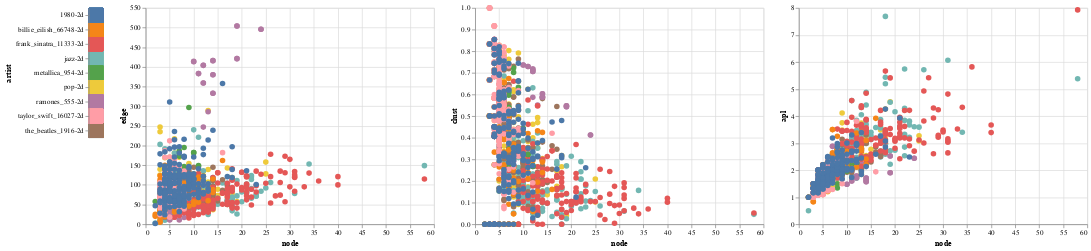

The cell this chart's notebook holds for it:
### Code cell
# input_dropdown = alt.binding_select(options=[n+'-2d' for n in names])
# selection = alt.selection_single(fields=['artist'], bind=input_dropdown, name='Artist')
brush = alt.selection_interval()  # selection of type "interval"
color = alt.condition(brush, 'artist:N', alt.value('lightgray'))
opacity = alt.condition(brush, alt.value(1.0), alt.value(0.1))
chart = alt.Chart(df).mark_circle(size=60).encode(x=features[0],color=color, opacity = opacity,tooltip=['name', 'artist']+features,
).add_selection(selection).add_selection(brush).transform_filter(selection)
make_selector |chart.encode(y=features[1]) | chart.encode(y=features[2])| chart.encode(y=features[3])#| chart.encode(y=features[4])

### Figure 1 — Vega-Lite specification as saved in the notebook (floating-point values rounded to 4 significant figures; data arrays with more than 128 entries replaced by an {"elided": "..."} marker saying what was removed)
{"config": {"view": {"continuousWidth": 400, "continuousHeight": 300}}, "hconcat": [{"data": {"name": "data-b3f2056670f9865336f24c3fc976692c"}, "mark": "rect", "encoding": {"color": {"condition": {"type": "nominal", "field": "artist", "legend": null, "selection": "selector057"}, "value": "lightgray"}, "y": {"type": "nominal", "field": "artist"}}, "selection": {"selector057": {"type": "multi", "fields": ["artist"]}}}, {"data": {"name": "data-b3f2056670f9865336f24c3fc976692c"}, "mark": {"type": "circle", "size": 60}, "encoding": {"color": {"condition": {"type": "nominal", "field": "artist", "selection": "selector089"}, "value": "lightgray"}, "opacity": {"condition": {"value": 1.0, "selection": "selector089"}, "value": 0.1}, "tooltip": [{"type": "nominal", "field": "name"}, {"type": "nominal", "field": "artist"}, {"type": "quantitative", "field": "node"}, {"type": "quantitative", "field": "edge"}, {"type": "quantitative", "field": "clust"}, {"type": "quantitative", "field": "apl"}, {"type": "quantitative", "field": "pagerank-max"}], "x": {"type": "quantitative", "field": "node"}, "y": {"type": "quantitative", "field": "edge"}}, "selection": {"selector061": {"type": "interval"}, "selector089": {"type": "interval"}}, "transform": [{"filter": {"selection": "selector061"}}]}, {"data": {"name": "data-b3f2056670f9865336f24c3fc976692c"}, "mark": {"type": "circle", "size": 60}, "encoding": {"color": {"condition": {"type": "nominal", "field": "artist", "selection": "selector089"}, "value": "lightgray"}, "opacity": {"condition": {"value": 1.0, "selection": "selector089"}, "value": 0.1}, "tooltip": [{"type": "nominal", "field": "name"}, {"type": "nominal", "field": "artist"}, {"type": "quantitative", "field": "node"}, {"type": "quantitative", "field": "edge"}, {"type": "quantitative", "field": "clust"}, {"type": "quantitative", "field": "apl"}, {"type": "quantitative", "field": "pagerank-max"}], "x": {"type": "quantitative", "field": "node"}, "y": {"type": "quantitative", "field": "clust"}}, "selection": {"selector061": {"type": "interval"}, "selector089": {"type": "interval"}}, "transform": [{"filter": {"selection": "selector061"}}]}, {"data": {"name": "data-b3f2056670f9865336f24c3fc976692c"}, "mark": {"type": "circle", "size": 60}, "encoding": {"color": {"condition": {"type": "nominal", "field": "artist", "selection": "selector089"}, "value": "lightgray"}, "opacity": {"condition": {"value": 1.0, "selection": "selector089"}, "value": 0.1}, "tooltip": [{"type": "nominal", "field": "name"}, {"type": "nominal", "field": "artist"}, {"type": "quantitative", "field": "node"}, {"type": "quantitative", "field": "edge"}, {"type": "quantitative", "field": "clust"}, {"type": "quantitative", "field": "apl"}, {"type": "quantitative", "field": "pagerank-max"}], "x": {"type": "quantitative", "field": "node"}, "y": {"type": "quantitative", "field": "apl"}}, "selection": {"selector061": {"type": "interval"}, "selector089": {"type": "interval"}}, "transform": [{"filter": {"selection": "selector061"}}]}], "$schema": "https://vega.github.io/schema/vega-lite/v4.8.1.json", "datasets": {"data-b3f2056670f9865336f24c3fc976692c": {"elided": "1397 records"}}}
